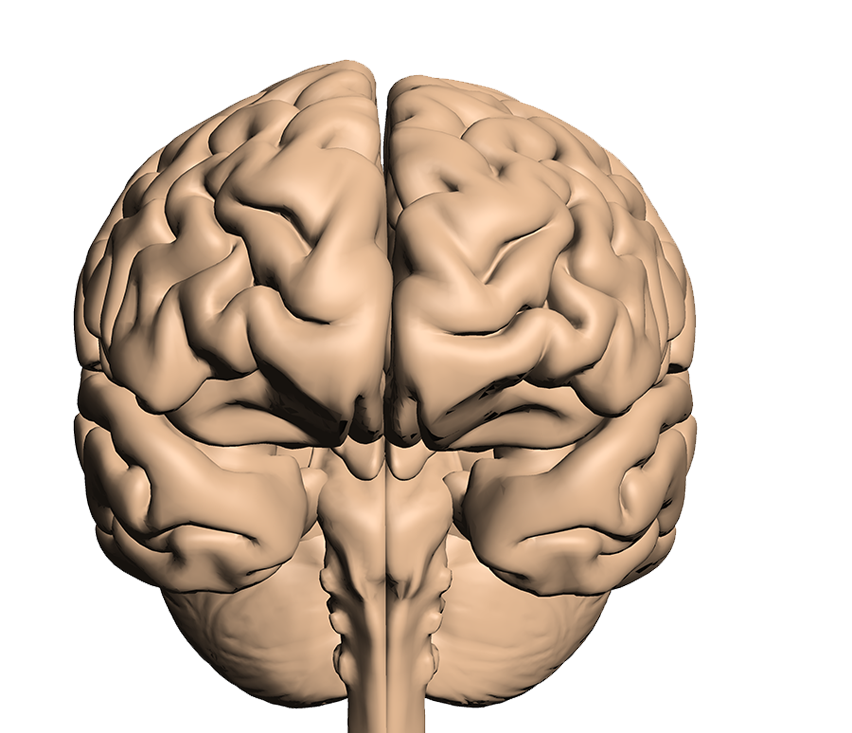
%> input picture base_functions/blankBrain3DWhite.bmp, 852 x 733 px
$ octave --eval "interpolateNIR3D;"   (GNU Octave 9; MATLAB toolbox functions it lacks are replaced by stand-ins)
%> lines starting %> are read from the running program, lines starting %| are printed output that depends on the picture; in (x1, y1, x2, y2) boxes, pixels count from 0 and x2, y2 are one past the last pixel; in counts of white or black regions, pixels touching at a corner belong together; the program's own positions count from 1
### compat_shims/nanmax.m
function [y, idx] = nanmax(varargin)
%NANMAX Maximum, ignoring NaNs (Statistics Toolbox fallback).
%
%   Drop-in for the Statistics and Machine Learning Toolbox NANMAX. Base
%   MATLAB's MAX already ignores NaNs by default, so every NANMAX form
%   (nanmax(X), nanmax(X,Y), nanmax(X,[],DIM)) forwards directly to MAX.
%   Resides in compat_shims, added to the END of the path by
%   pf2_initialize so the toolbox version wins when installed and this is
%   used only when the toolbox is absent.
%
%   Inputs:
%     varargin - Same arguments accepted by MAX.
%
%   Outputs:
%     y   - Maxima ignoring NaNs.
%     idx - Indices of the maxima (when requested).
%
%   See also: MAX, nanmin

if nargout > 1
    [y, idx] = max(varargin{:});
else
    y = max(varargin{:});
end
end

### compat_shims/nanmin.m
function [y, idx] = nanmin(varargin)
%NANMIN Minimum, ignoring NaNs (Statistics Toolbox fallback).
%
%   Drop-in for the Statistics and Machine Learning Toolbox NANMIN. Base
%   MATLAB's MIN already ignores NaNs by default, so every NANMIN form
%   (nanmin(X), nanmin(X,Y), nanmin(X,[],DIM)) forwards directly to MIN.
%   Resides in compat_shims, added to the END of the path by
%   pf2_initialize so the toolbox version wins when installed and this is
%   used only when the toolbox is absent.
%
%   Inputs:
%     varargin - Same arguments accepted by MIN.
%
%   Outputs:
%     y   - Minima ignoring NaNs.
%     idx - Indices of the minima (when requested).
%
%   See also: MIN, nanmax

if nargout > 1
    [y, idx] = min(varargin{:});
else
    y = min(varargin{:});
end
end

### base_functions/interpolateNIR3D.m
function interpolateNIR3D(varargin) %(fNIRarr,minVal,maxVal,interpolationType,transparent,brainStyle,titleTxt,fontSize,clr,showChText)

p=inputParser;

validfNIRInput = @(x) (isnumeric(x)&&length(x)>1);
validScalarNum = @(x) isnumeric(x) && isscalar(x);
validScalarPosNum = @(x) isnumeric(x) && isscalar(x) && (x > 0);
validMatrixPosNum = @(x) isnumeric(x) && ismatrix(x) && (sum(x(:)<0)==0);

addOptional(p,'fNIRarr',[],validfNIRInput); % original data
validSPM_mode = @(x) ischar(validatestring(x,{'value','HbR','HbO','HbDiff','HbTotal','CBSI','tstat','fstat','corr','pvalue','logical','percentage'}));
    %value plots the value with no specific cutoffs
    % Hb is the same as value for now
    % t stat assumes that you provide it with a pvalue for thresholding
    % corr assumes that the value goes from -1:1 like a pearsons or
    %       spearmans correlation
    % p value assumes that p<alpha is the threshold
    % logical will just show the locations of specified channels
    % percentage will show the the channel as a percentage

validInterpolation_mode = @(x) ischar(validatestring(x,{'None','Interpolated','Broadened'}));
validStyle=@(x) ischar(validatestring(x,{'None','Anatomy_Black','Anatomy_White','Anatomy_White_TMS','3D_Black','3D_White','Gray_3D_White','Gray_3D_Black','Gray_3D_White_TMS','Gray_3D_Black_TMS'}));
% [8 lines of commented-out code are left out]

addParameter(p,'Mode','value',validSPM_mode); %selects style of SPM plot

addParameter(p,'lowerThreshold',[],validScalarNum); %lower limit for colorbar plot (values out of range are missing)
addParameter(p,'upperThreshold',[],validScalarNum); %upper limit for colorbar plot
addParameter(p,'interpolationType','broadened',validInterpolation_mode); %change type of interpolation
addParameter(p,'transparent',false,@islogical);  %makes interpolation transparent
addParameter(p,'brainStyle','3D_White',validStyle); %select bacground image for plot
addParameter(p,'logScale',false,@islogical); %Option to scale data using log

addParameter(p,'channelMask',[],@islogical); %Mask to show hide channels
addParameter(p,'pValueMask',[],validMatrixPosNum); %p Value array to show/hide channels (if present, minVal applies to p values instead)
addParameter(p,'pThreshold',0.05,validScalarPosNum); %pvalue threshold used with pvalue mask

addParameter(p,'TitleText','',@ischar);
addParameter(p,'fontSize',30,validScalarPosNum);
addParameter(p,'colorScheme','autumn',@ischar);
addParameter(p,'ChannelLabels',false,@islogical);

parse(p,varargin{:});

fNIRarr=p.Results.fNIRarr;
Mode=p.Results.Mode;
lowerThreshold=p.Results.lowerThreshold;
upperThreshold=p.Results.upperThreshold;
interpolationType=p.Results.interpolationType;
transparent=p.Results.transparent;
brainStyle=p.Results.brainStyle;
titleTxt=p.Results.TitleText;
fontSize=p.Results.fontSize;
colorScheme=p.Results.colorScheme;
showChannelLabels=p.Results.ChannelLabels;
logScale=p.Results.logScale;
pValueMask=p.Results.pValueMask;
channelMask=p.Results.channelMask;
pThreshold=p.Results.pThreshold;

debugPlot=false;

if(isempty(fNIRarr))
   fNIRarr=nan(2,8);
end

if(~isempty(channelMask))
    channelMask(isnan(fNIRarr))=false;
else
    channelMask=~isnan(fNIRarr);
end


if(~isempty(pValueMask))
    pValueMask(isnan(pValueMask))=1;
    channelMask(pValueMask>pThreshold|pValueMask<0)=false;
end

if(isempty(lowerThreshold))
    lowerThreshold=nanmin(fNIRarr(channelMask));
end
if(isempty(upperThreshold))
    upperThreshold=nanmax(fNIRarr(channelMask));
end

if(isempty(lowerThreshold))
    lowerThreshold=nan;
end
if(isempty(upperThreshold))
    upperThreshold=nan;
end


cMapLabel='';
nanReplaceVal=nan;

switch(Mode)
    case 'value'
        channelMask(fNIRarr<lowerThreshold|fNIRarr>upperThreshold)=false;
    case 'HbR'
        channelMask(fNIRarr<lowerThreshold|fNIRarr>upperThreshold)=false;
		cMapLabel='\\Delta[HbR]';
	case 'HbO'
        channelMask(fNIRarr<lowerThreshold|fNIRarr>upperThreshold)=false;
		cMapLabel='\\Delta[HbO]';
	case 'HbDiff'
        channelMask(fNIRarr<lowerThreshold|fNIRarr>upperThreshold)=false;
		cMapLabel='\\Delta[HbDiff]';
	case 'HbTotal'
        channelMask(fNIRarr<lowerThreshold|fNIRarr>upperThreshold)=false;
		cMapLabel='\\Delta[HbTotal]';
	case 'CBSI'
        channelMask(fNIRarr<lowerThreshold|fNIRarr>upperThreshold)=false;
		cMapLabel='\\Delta[CBSI]';
    case 'tstat'
        %channelMask(abs(fNIRarr)<lowerThreshold)=false;
        %channelMask(abs(fNIRarr)>upperThreshold)=false;
		cMapLabel='T-Statistic';
        nanReplaceVal=0;
	case 'fstat'
		cMapLabel='F-Statistic';
        nanReplaceVal=0;
    case 'corr'
        channelMask(abs(fNIRarr)<lowerThreshold)=false;
        channelMask(abs(fNIRarr)>upperThreshold)=false;
		cMapLabel='rho';
        nanReplaceVal=0;
    case 'pvalue'
        channelMask(abs(fNIRarr)<lowerThreshold)=false;
        channelMask(abs(fNIRarr)>upperThreshold)=false;
		cMapLabel='p value';
        nanReplaceVal=1;
    case 'logical'
        channelMask(fNIRarr~=true)=false;
        nanReplaceVal=false;
    case 'percentage'
        channelMask(abs(fNIRarr)<lowerThreshold)=false;
        channelMask(abs(fNIRarr)>upperThreshold)=false;
		cMapLabel='%';
        nanReplaceVal=0;
end


if(isempty(lowerThreshold))
    lowerThreshold=nanmin(fNIRarr(channelMask));
end
if(isempty(upperThreshold))
    upperThreshold=nanmax(fNIRarr(channelMask));
end

fNIRarr(isnan(fNIRarr))=nanReplaceVal;

if(isempty(upperThreshold)||isnan(upperThreshold))
    maxVal=1e6;
    minVal=maxVal-1;

    emptyplot=true;
else
    maxVal=upperThreshold;
    minVal=lowerThreshold;

    emptyplot=false;
end

if(minVal==maxVal)
    maxVal=maxVal*1.1;
    minVal=minVal*0.95;
end


yCrop=40;
xCrop=730;% margin for right border


% [40 lines of commented-out code are left out]

for(i=1:size(fNIRarr,1)) %flip Left/Right
   fNIRarr(i,:)=flip(fNIRarr(i,:));
end
%maxVal=1;
%minVal=0.4;

if(logScale)
    fNIRarr=log10(fNIRarr);
    if(minVal<=0)
        minVal=1e-5;
    end
    minVal=log10(minVal);
    maxVal=log10(maxVal);

end

if(maxVal<minVal)
    invertAxis=true;

    %fNIRarr(fNIRarr<maxVal)=maxVal;
    %fNIRarr(fNIRarr>minVal)=minVal;
    minVal=-minVal;%+1000;
    maxVal=-maxVal;%+1000;
    fNIRarr=-fNIRarr;
else
    invertAxis=false;
end

minE=minVal-(maxVal-minVal);
if(logScale)
    minE=minVal/2;
end


fNIRarr(fNIRarr<minE)=minE;


nCol=256;

if(exist(colorScheme)==2)
    cmapFunc=str2func(colorScheme);
else
   warning('Invalid cmap function %s\ndefaulting to Hot',colorScheme');
   cmapFunc=@hot;
end

cmp=cmapFunc(nCol);

cmp=cmp(round(nCol/4):end,:);
nCol=size(cmp,1);


if(debugPlot)
    figure(10);

    colormap(cmp);
    caxis([minVal,maxVal]);
    subplot(3,1,1);


    imagesc(fNIRarr);
    colorbar();
    caxis([minVal,maxVal]);
end

if(strcmp(interpolationType,'broadened')) %pad sides
   newArr=ones(size(fNIRarr,1),size(fNIRarr,2)+2)*minE;
   for i=1:size(fNIRarr,1)
      newArr(i,:)=[minE,fNIRarr(i,:),minE];
   end
   fNIRarr=[ones(1,size(newArr,2))*minE;newArr;ones(1,size(newArr,2))*minE];
end

if(~invertAxis)

end


xLen=size(fNIRarr,1);
yLen=size(fNIRarr,2);


if(debugPlot)
    subplot(3,1,2);
end

rWidth=100+1;

if(~strcmp(interpolationType,'broadened'))
    [intArrX,intArrY]= meshgrid(1:(size(fNIRarr,2))*rWidth,1:size(fNIRarr,1)*rWidth);

    midArrY=(1:xLen)*(rWidth)-(rWidth-1)/2+1;
    midArrX=(1:yLen)*(rWidth)-(rWidth-1)/2+1;
else
    [intArrX,intArrY]= meshgrid(1:((size(fNIRarr,2)-2)*rWidth+2),1:((size(fNIRarr,1)-2)*rWidth+2));

    midArrY=(1:(xLen-2))*(rWidth)-(rWidth-1)/2+1;
    midArrY=[1,midArrY,max(midArrY)+round(rWidth/2)];
    midArrX=(1:(yLen-2))*(rWidth)-(rWidth-1)/2+1;
    midArrX=[1,midArrX,max(midArrX)+round(rWidth/2)];
end

%%%Curve handling
flexArrX=midArrX;%(2:end-1);
midpoint=(length(flexArrX)+1)/2;
if(rem(midpoint,1)~=0)
    midpoint=mean([flexArrX(floor(midpoint)),flexArrX(ceil(midpoint))]);
else
    midpoint=flexArrX(midpoint);
end

constAngle=0.19;
flexArrX=(flexArrX-midpoint)/rWidth;
flexArrX=flexArrX.*cos(constAngle*flexArrX);
flexArrX=flexArrX*rWidth+midpoint;

intArr=interp2(midArrX,midArrY,fNIRarr,intArrX,intArrY,'spline',minE);%,method,extrapval)


if(debugPlot)
    imagesc(intArr);
    colorbar();
    caxis([minVal,maxVal]);
end

midArrX=flexArrX;
rW2=ceil(size(intArr,2)-max(flexArrX));

if(~emptyplot)
    intArr=interp2(midArrX,midArrY,fNIRarr,intArrX,intArrY,'spline',minE);%,method,extrapval)
end

if(interpolationType==1) %%Should remove everything not inbetween optodes
   intArr([1:(rWidth+1)/2,(size(intArr,1)-(rWidth-1)/2):size(intArr,1)],:)=[];
   intArr(:,[1:rW2,(size(intArr,2)-rW2):size(intArr,2)])=[];
   midArrX=midArrX-min(midArrX)+1;
   midArrY=midArrY-min(midArrY)+1;
else
   intArr(:,[1:rW2,(size(intArr,2)-rW2):size(intArr,2)])=[];
   midArrX=midArrX-min(midArrX)+1;
end


scaleArr=intArr;
%First crop by max/min
scaleArr(scaleArr>maxVal)=maxVal;
scaleArr(scaleArr<minVal)=minVal;
%Then rescale from 0:1
scaleArr=(scaleArr-minVal)/(maxVal-minVal);

scaleArr=floor(scaleArr*nCol);

rgbArr = ind2rgb(scaleArr,cmp);

if(debugPlot)
    subplot(3,1,3);
    image(rgbArr)
    colorbar()
end

    % Brain Part

switch(brainStyle)
    case 'Anatomy_Black'
        brainImg=imread('blankBrainBlack.bmp');
    case 'Anatomy_White'
        brainImg=imread('blankBrainWhite.bmp');
    case 'Anatomy_White_TMS'
        brainImg=imread('TMSBrainWhite.bmp');
    case '3D_Black'
        brainImg=imread('blankBrain3DBlack.bmp');
    case '3D_White'
        brainImg=imread('blankBrain3DWhite.bmp');
%> brainImg is the input picture: size 733x852x3 uint8; mean R, G, B 212.4, 196, 181.5
    case 'Gray_3D_White'
        brainImg=imread('blankBrain3DGreyscaleWhite.bmp');
    case 'Gray_3D_Black'
        brainImg=imread('blankBrain3DGreyscaleBlack.bmp');
    case 'Gray_3D_White_TMS'
        brainImg=imread('blankBrain3DGreyscaleWhiteTMS.bmp');
    case 'Gray_3D_Black_TMS'
        brainImg=imread('blankBrain3DGreyscaleBlackTMS.bmp');
    otherwise
        brainImg=imread('blankBrainWhite.bmp');
        brainImg=zeros(size(brainImg));
end

bYlen=size(brainImg,1);
bXlen=size(brainImg,2);

if(interpolationType~=2)     %259 from top to first row-mid, 144 from left to first row mid %233 from right to last, %408 from bottom
    brainRectX=[144/852*bXlen,(852-233)/852*bXlen];
    brainRectY=[259/733*bYlen,(733-408)/733*bYlen];
else %Add 50 to top/bottom/
    brainRectX=[144/852*bXlen-20/852*bXlen,(852-233)/852*bXlen+20/852*bXlen];
    brainRectY=[259/733*bYlen-32/733*bYlen,(733-408)/733*bYlen+32/733*bYlen];
end

brainRectY=round(brainRectY);
brainRectX=round(brainRectX);

chArr=zeros(size(rgbArr(:,:,1)));
for(i=1:length(midArrX))
    for (j=1:length(midArrY))
        chArr(round(midArrY(j)),round(midArrX(i)))=1;
    end
end


rsRGBarr=imresize(rgbArr,[brainRectY(2)+1-brainRectY(1),brainRectX(2)+1-brainRectX(1)]);


temp=rgb2ind(rsRGBarr,nCol);
rsRGBarr=ind2rgb(temp,cmp);

rsCh=imresize(chArr,[brainRectY(2)+1-brainRectY(1),brainRectX(2)+1-brainRectX(1)])>0;
xChLoc=find(sum(rsCh,1)>0);
 xChLoc(diff(xChLoc)<3)=[];
yChLoc=find(sum(rsCh,2)>0);
yChLoc(diff(yChLoc)<3)=[];

if(strcmp(interpolationType,'broadened'))
    xChLoc=xChLoc(1:end-1);
    if(length(xChLoc)>(size(fNIRarr,2)-2))
       xChLoc=xChLoc(2:end);
    end

    yChLoc=yChLoc(1:end-1);
    if(length(yChLoc)>(size(fNIRarr,1)-2))
       yChLoc=yChLoc(2:end);
    end
end

nullCol=ind2rgb(0,cmp);
nullArr=(rsRGBarr(:,:,1)==nullCol(:,:,1)&rsRGBarr(:,:,2)==nullCol(:,:,2)&rsRGBarr(:,:,3)==nullCol(:,:,3));
for i=1:3
     b=rsRGBarr(:,:,i);
     b(nullArr)=0;
     rsRGBarr(:,:,i)=rsRGBarr(:,:,i).*b;
end
%> b: size 67x476 double; every value is 0
%> rsRGBarr: size 67x476x3 double; every value is 0

nullCol=ind2rgb(0,cmp)*0;

maskRect=zeros(bYlen,bXlen);
maskRect(brainRectY(1):brainRectY(2),brainRectX(1):brainRectX(2))=(rsRGBarr(:,:,1)~=nullCol(:,:,1)|rsRGBarr(:,:,2)~=nullCol(:,:,2)|rsRGBarr(:,:,3)~=nullCol(:,:,3));
%> maskRect: size 733x852 double; every value is 0
maskRect=maskRect==1;

xChLoc=xChLoc+brainRectX(1);%+brainRectX(2)-rCrop;
yChLoc=yChLoc+brainRectY(1)-yCrop;

rsRGBarr=imresize(rgbArr,[brainRectY(2)+1-brainRectY(1),brainRectX(2)+1-brainRectX(1)]);

%figure(11);
hold off;
colormap(cmp);

if(~emptyplot)
    caxis([minVal,maxVal]);
end

blank=double(brainImg*0);
%> blank: size 733x852x3 double; every value is 0
blank(brainRectY(1):brainRectY(2),brainRectX(1):brainRectX(2),:)=blank(brainRectY(1):brainRectY(2),brainRectX(1):brainRectX(2),:)+rsRGBarr(:,:,:);
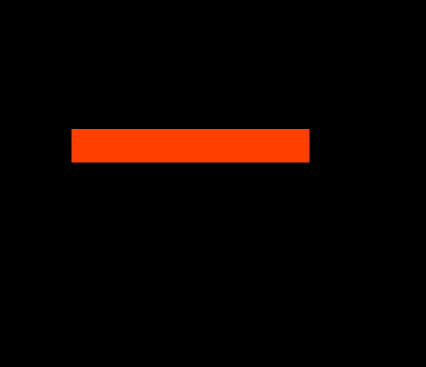
%> blank: size 733x852x3 double (shown at 1/2 size); mean R, G, B 0.0511, 0.0126, 0


for i=1:3 % Merge image one at a time according to mask
    l1=brainImg(:,:,i);
    %rgbL=rsRGBarr(:,:,i);

    b1=256*blank(:,:,i);
    if(~transparent)
        l1(maskRect)=b1(maskRect);
    else
        l1(maskRect)=round(double(l1(maskRect))/4+double(b1(maskRect)*3/4));
    end
    brainImg(:,:,i)=l1;
end
%> this loop made 3 passes
%> pass 1, in interpolateNIR3D, `l1=brainImg(:,:,i);`:
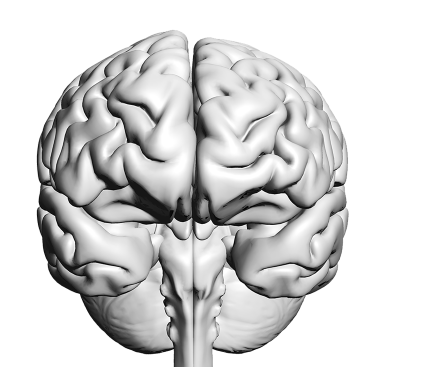
%> l1: size 733x852 uint8 (shown at 1/2 size); min 0, max 255, mean 212.4
%> pass 1, in interpolateNIR3D, `b1=256*blank(:,:,i);`:
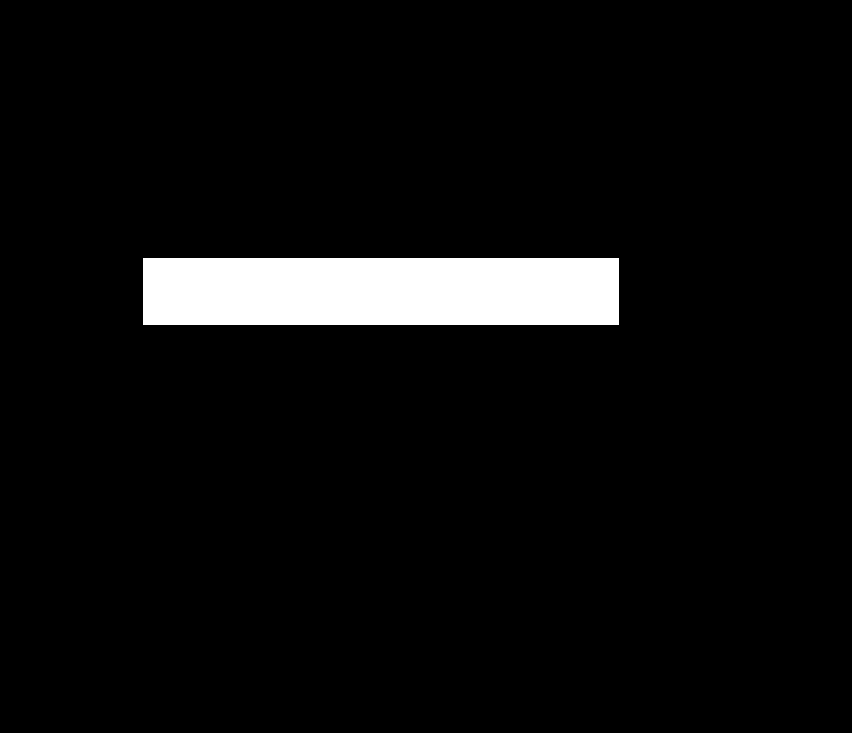
%> b1: size 733x852 double; values 0 (black) and 256 (white), 5.1% white; 1 white region, box (x1, y1, x2, y2) and area: (143, 258, 619, 325) 31892
%> pass 2, in interpolateNIR3D, `l1=brainImg(:,:,i);`:
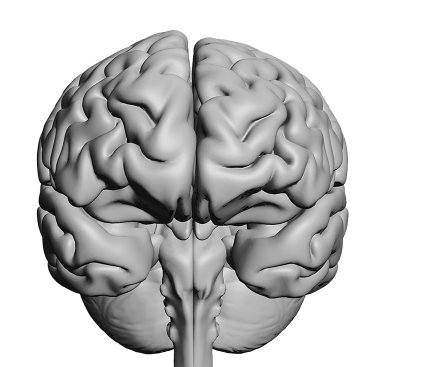
%> l1: size 733x852 uint8 (shown at 1/2 size); min 0, max 255, mean 196
%> after the loop:
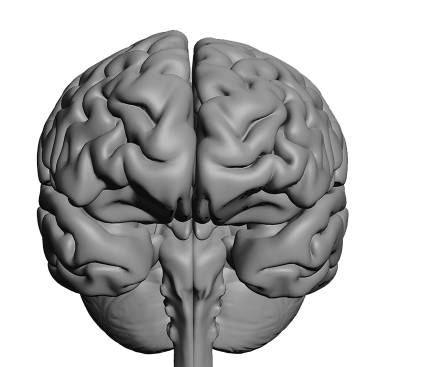
%> l1: size 733x852 uint8 (shown at 1/2 size); min 0, max 255, mean 181.5


brainImg=brainImg(yCrop:end,1:xCrop,:);
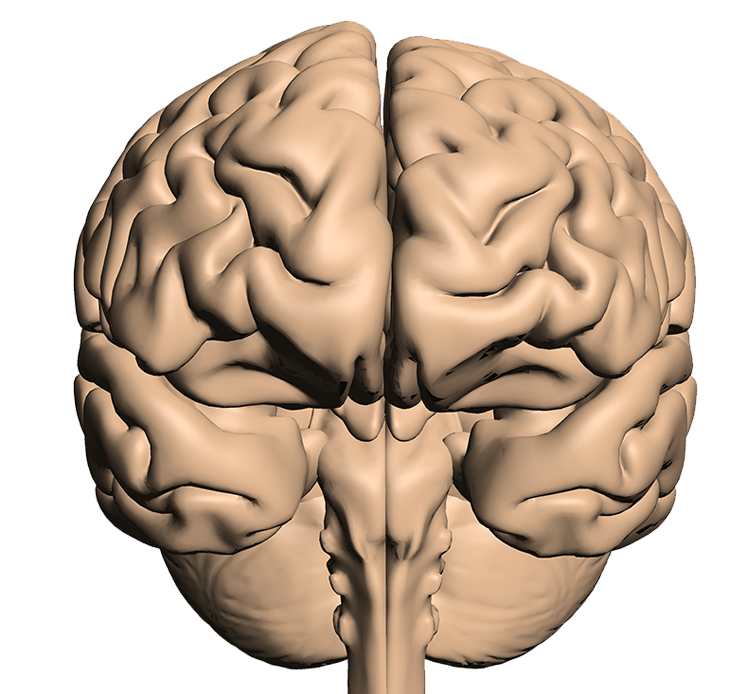
%> brainImg: size 694x730x3 uint8; mean R, G, B 202.5, 182.3, 164.5
bImg=image(brainImg);
% set(bImg,'border',0);


set(gca,'xtick',[]);
set(gca,'ytick',[]);
axis image;

h=gca;

if(invertAxis)
    cmp=cmp(size(cmp,1):-1:1,:);
    colormap(cmp)
end


if(~emptyplot)
    c=colorbar();
    colormap(cmp);


    if(invertAxis)
       t=minVal;
       minVal=-maxVal;
       maxVal=-t;
    end

    if(logScale)
        maxVal=10^(maxVal);
        minVal=10^(minVal);
    end

    caxis([minVal,maxVal]);


    if(logScale)

        ticks_wanted=unique([minVal,get(c,'YTick'),maxVal]);
        l=length(ticks_wanted);
        l=5;
        % or for example ticks_wanted=10.^(2:4);
        caxis([log10(minVal),log10(maxVal)]);
        ticks_wanted=log10(minVal):((log10(maxVal)-log10(minVal)))/(l-1):log10(maxVal);
        set(c,'YTick',(ticks_wanted));
        set(c,'YTickLabel',sprintf('%0.5f\n', 10.^ticks_wanted));
    end


    % c.Position=[h.Position(1)+h.Position(3)*19/20,c.Position(2), c.Position(3),c.Position(4)];
    %c.Position=[h.Position(1)+0.1,h.Position(2)+h.Position(4),h.Position(3),0.03];
    % Idea is c.Position=[h.Position(1)+h.Position(3)*19/20,0.5-h.Position(4)/4,h.Position(3)*1/30,h.Position(4)/2];
    c.LineWidth=1;
    set(c,'FontSize',fontSize-2);
    set(get(c,'title'),'string',cMapLabel);

end

t1=text(bXlen*0.05,bYlen*0.91,'R');
t1.FontSize=fontSize;
t2=text(bXlen*0.8,bYlen*0.91,'L');
t2.FontSize=fontSize;

% l=length(titleTxt)-1;
% tTitle=text(bXlen*0.43-fontSize/3*l,bYlen*0.05,titleTxt);
% tTitle.FontSize=fontSize;
title(titleTxt,'FontSize',fontSize);

if(~brainStyle)
    if(~emptyplot)
        c.Color=[1,1,1];
    end
    set(gcf,'color','k');
    t1.Color=[1,1,1];
    t2.Color=[1,1,1];
    tTitle.Color=[1,1,1];
else
   set(gcf,'color','w');
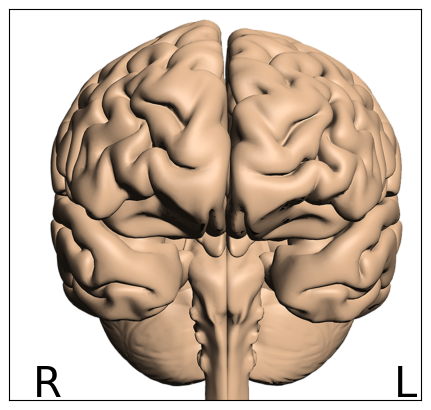
%> figure redrawn from the program's plot data
end


for(i=1:length(xChLoc))
    for (j=1:length(yChLoc))
        hold on;
        chNum=(length(xChLoc)-i+1)*2-rem((length(yChLoc)-j),2);
        cLen=length(sprintf('%i',chNum));
        if(showChannelLabels)
            if(~brainStyle)
                plot(xChLoc(i), yChLoc(j), '.k', 'MarkerSize',42);
                chT=text(xChLoc(i)-cLen*8,yChLoc(j),sprintf('%i',chNum),'FontWeight','Bold');
                chT.Color=[1,1,1];
            else
                %plot(xChLoc(i), yChLoc(j), '.k', 'MarkerSize',42);
                chT=text(xChLoc(i)-cLen*6,yChLoc(j),sprintf('%i',chNum),'FontWeight','Bold');
                chT.Color=[0,0,0];
            end
        else
            plot(xChLoc(i), yChLoc(j), 'ok', 'MarkerSize',10);
            plot(xChLoc(i), yChLoc(j), 'xk', 'MarkerSize',10);
        end
        hold off;
    end
end
%> (the run ends here)
